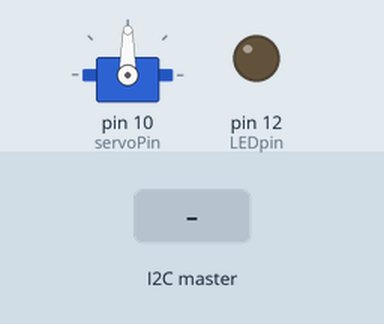
This sketch was run on a simulated Arduino Nano, built with avr-gcc and run on an emulated ATmega328P. On the bench: servo, output pins drawn as LEDs (lit = HIGH). The inputs (shaded band) are chosen by the test bench. What the sketch prints to the serial monitor is not drawn.

Above: at 1.2 s.
1.3 s: the I2C master sends the byte 1
At 3.4 s:
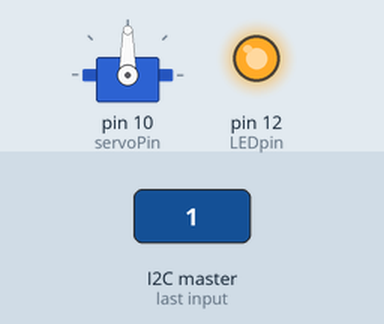
Timing chart, 0 to 10.3 s (numbered marks = the images above; inputs shaded):
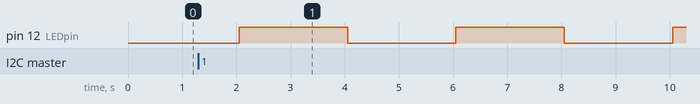

Measured:
- by itself, pin 12 (LEDpin): alternates HIGH for 2.0 s and LOW for 2.0 s

The sketch:

Minions_Slave_Arduino_Test.ino
```cpp
/*
   Code for slave arduino in Minions game
   Transmits '1' for player1 hit, '2' for player2 hit,
   ' ' for nothing happening, and 'D' for getting the target to die after 2 seconds

   Receives data from master arduino: 'd' to kill target, 'r' to revive target

   Receives IR signal from gun laser: 1 for player1 and 2 for player2
*/
#include <Wire.h>

//  initialise IR receiver
#include <IRremote.h> //include the library
int receiver = 11;  //initialise pin 11 as receiver pin
IRrecv irrecv(receiver);  //create a new instance of receiver
decode_results results;

//  initialise targets and servos
#include <Servo.h>
#include <Target2.h>

Servo targetServo;
Target2 target;
int LEDpin = 12;
int servoPin = 10;

//  initialise receive data from master arduino
char recvSignal = ' ';
int irRecvSignal;
bool startCounting = false;

void setup() {
  // put your setup code here, to run once:
  Wire.begin(6);  // setting address of slave ( change this code from 0 to 9 for each target arduino nano
  Wire.onReceive(receiveEvent);
  Wire.onRequest(requestEvent);
  Serial.begin(9600);

  targetServo.attach(servoPin);
  target.attachLED(LEDpin);
  target.attachServo(targetServo);
  //  setting type of target: Minion ('M') or Girl ('G')
  target.setType('M');

  //  initialising starting position of servos

  irrecv.enableIRIn();  //start the receiver
}

void loop() {
  unsigned long startTime = millis();
  static unsigned long counter = 0;
  if (irrecv.decode(&results)) { //if we have received an IR signal
    irRecvSignal = results.value;
    Serial.print("Received signal from player Gun laser: ");
    Serial.println(irRecvSignal);
    if (irRecvSignal == PLAYER1_SIGNAL || irRecvSignal == PLAYER2_SIGNAL) {
      target.die();
    }
    irrecv.resume();  //next value
  }

  Serial.println(target.getState());

  // change target state every 2 seconds
  if ((startTime - counter >= 2000)) {
    if(target.getState() == DEAD){
      target.revive();
    }
    else{
      target.die();
    }
    counter = startTime;
  }
}

//  receiving signals from master arduino
void receiveEvent(int howMany) {
  while (Wire.available()) {
    recvSignal = Wire.read();
    Serial.print("Received data from master arduino, data = ");
    Serial.println(recvSignal);

    if (recvSignal == DIE_SIGNAL) {
      target.die();
    }
    else if (recvSignal == REVIVE_SIGNAL) {
      target.revive();
    }
  }
}

void requestEvent() {
  if (irRecvSignal == PLAYER1_SIGNAL) {
    Wire.write(HIT_BY_PLAYER_1);
    irRecvSignal = NULL_IR_SIGNAL;
  }
  else if (irRecvSignal == PLAYER2_SIGNAL) {
    Wire.write(HIT_BY_PLAYER_2);
    irRecvSignal = NULL_IR_SIGNAL;
  }
  else if (irRecvSignal == DIE_AFTER_DELAY_SIGNAL) {
    Wire.write(DIE_AFTER_DELAY);
    irRecvSignal = NULL_IR_SIGNAL;
  }
  else {
    Wire.write(' ');
  }
}

bool actAfterDelay(unsigned long startTime, int timeInterval) {
  static unsigned long prevTime = startTime;
  unsigned long currentTime = millis();
  if ((currentTime - prevTime) >= timeInterval) {
    prevTime = currentTime;
    return true;
  }
  else {
    return false;
  }
}
```
